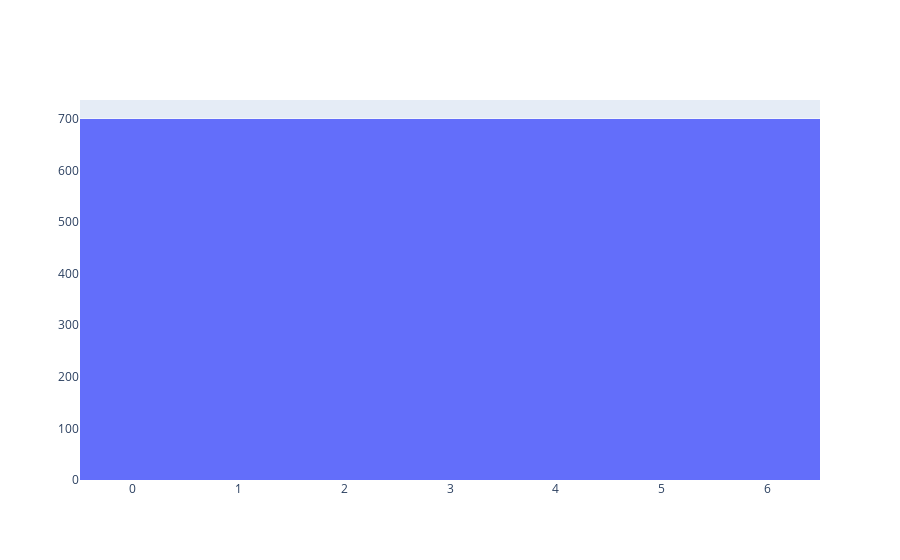

The notebook cell this image was saved under:
### Code cell
labels = [label for _, label in augmented_data]

fig = go.Figure()
fig.add_trace(go.Histogram(x=labels, name='undersampled'))

### Figure 1 — Plotly figure (JSON) as saved in the notebook; plotly's stock layout.template omitted (floating-point values rounded to 4 significant figures; data arrays with more than 128 entries replaced by an {"elided": "..."} marker saying what was removed)
{"data": [{"name": "undersampled", "type": "histogram", "x": {"elided": "4900 int values"}}], "layout": {}}
